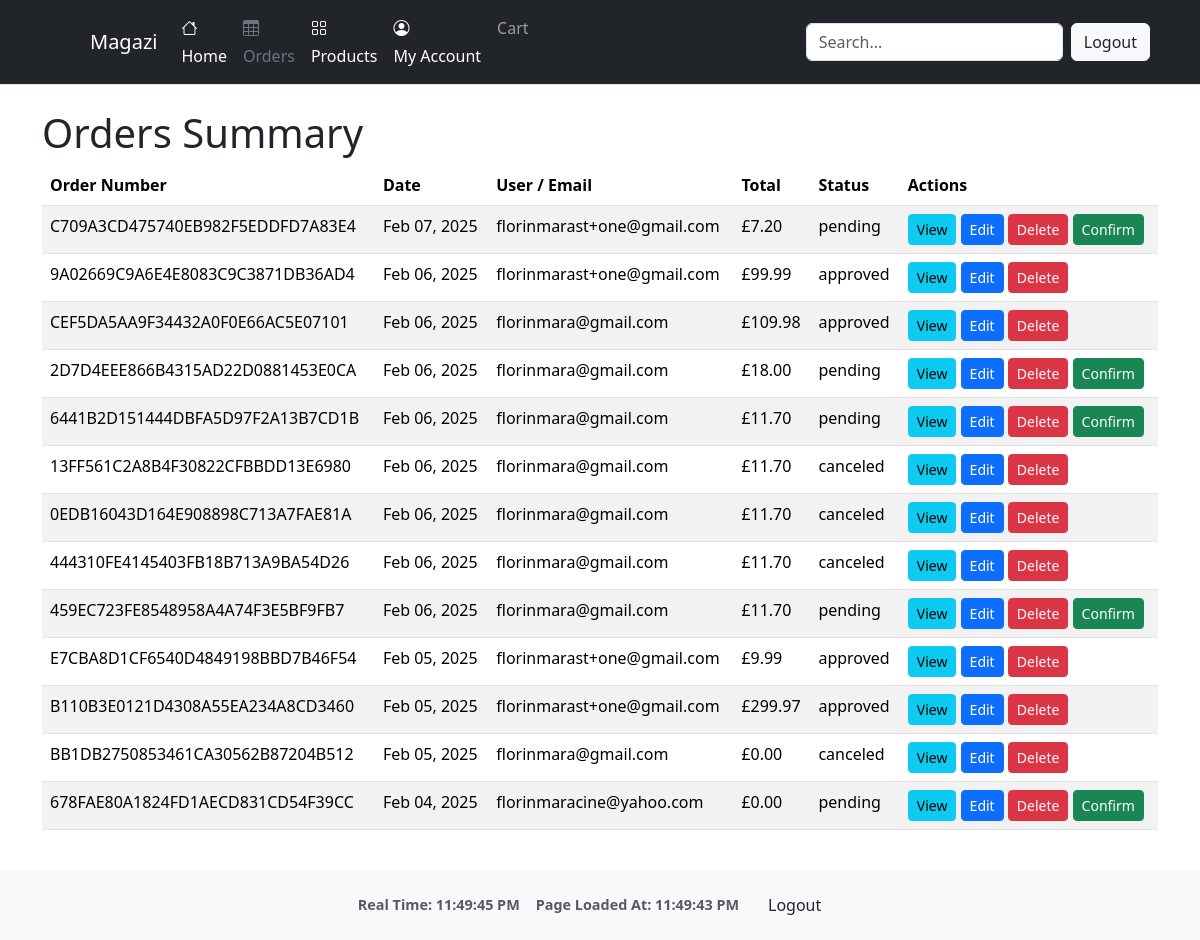
The page /orders/summary/ (signed in) on the database as committed earlier.
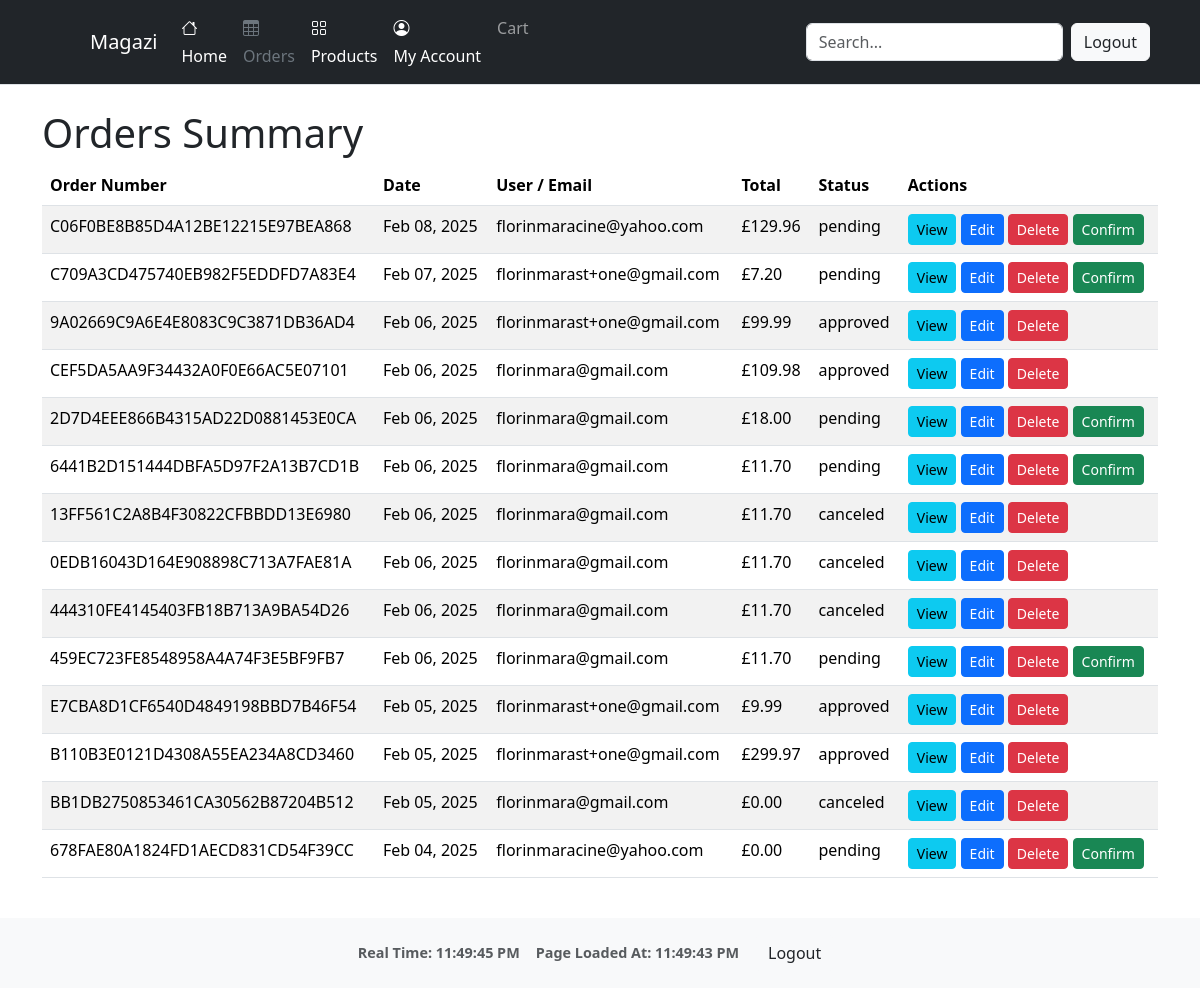
The same page on the database as committed later.
### orders/models.py (models this page shows, shortened)
class Order(models.Model):
    order_number = models.CharField(max_length=32, null=False, editable=False)
    user = models.ForeignKey(settings.AUTH_USER_MODEL, on_delete=models.SET_NULL, null=True, blank=True)
    full_name = models.CharField(max_length=50, null=False, blank=False)
    email = models.EmailField(max_length=254, null=False, blank=False)
    phone_number = models.CharField(max_length=20, null=False, blank=False)
    country = CountryField(blank_label='Country *', null=False, blank=False)
    postcode = models.CharField(max_length=20, null=True, blank=True)
    town_or_city = models.CharField(max_length=40, null=False, blank=False)
    street_address1 = models.CharField(max_length=80, null=False, blank=False)
    street_address2 = models.CharField(max_length=80, null=True, blank=True)
    county = models.CharField(max_length=80, null=True, blank=True)
    date = models.DateTimeField(auto_now_add=True)
    delivery_cost = models.DecimalField(max_digits=6, decimal_places=2, null=False, default=0)
    order_total = models.DecimalField(max_digits=10, decimal_places=2, null=False, default=0)
    grand_total = models.DecimalField(max_digits=10, decimal_places=2, null=False, default=0)
    stripe_pid = models.CharField(max_length=254, null=False, blank=False, default='')
    status = models.CharField(max_length=20, default='pending')  # e.g. pending, delivered, canceled
    comments = models.TextField(blank=True)

### orders/views.py (the view)
# urls.py: path('summary/', views.orders_summary, name='orders_summary'),
@login_required
def orders_summary(request):
    user = request.user
    if user.is_staff or user.groups.filter(name="seller").exists():
        orders = Order.objects.all().order_by('-date')
        role = 'admin_or_seller'
    else:
        orders = Order.objects.filter(user=user).order_by('-date')
        role = 'client'
    context = {
        'orders': orders,
        'role': role,
    }
    return render(request, 'orders/orders_summary.html', context)

### cart/context.py (called while the page is built, shortened)
def cart_summary(request):
    cart = request.session.get('cart', {})
    cart_items = []
    total = 0
    return {'cart_total': total, 'cart_items': cart_items}

### orders/templates/orders/orders_summary.html
{% extends "base.html" %}
{% load static %}
{% block content %}
<div class="container my-4">
  <h1>Orders Summary</h1>
  {% if orders %}
    <table class="table table-striped">
      <thead>
        <tr>
          <th>Order Number</th>
          <th>Date</th>
          <th>User / Email</th>
          <th>Total</th>
          <th>Status</th>
          <th>Actions</th>
        </tr>
      </thead>
      <tbody>
        {% for order in orders %}
        <tr>
          <td>{{ order.order_number }}</td>
          <td>{{ order.date|date:"M d, Y" }}</td>
          <td>
            {% if order.user %}
              {{ order.user.email }}
            {% else %}
              {{ order.email }}
            {% endif %}
          </td>
          <td>£{{ order.grand_total }}</td>
          <td>{{ order.status }}</td>
          <td>
            <a href="{% url 'orders:order_detail' order.order_number %}" class="btn btn-sm btn-info">View</a>
            {% if role == 'admin_or_seller' %}
              <a href="{% url 'orders:order_edit' order.order_number %}" class="btn btn-sm btn-primary">Edit</a>
              <a href="{% url 'orders:order_delete' order.order_number %}" class="btn btn-sm btn-danger">Delete</a>
              {% if order.status == "pending" %}
                <a href="{% url 'orders:confirm_order' order.order_number %}" class="btn btn-sm btn-success">Confirm</a>
              {% endif %}
            {% elif role == 'client' %}
              {% if order.status == "pending" %}
                <a href="{% url 'orders:cancel_order' order.order_number %}" class="btn btn-sm btn-warning">Cancel</a>
                <a href="{% url 'orders:order_alter' order.order_number %}" class="btn btn-sm btn-secondary">Alter</a>
              {% endif %}
            {% endif %}
          </td>
        </tr>
        {% endfor %}
      </tbody>
    </table>
  {% else %}
    <p>No orders found.</p>
  {% endif %}
</div>
{% endblock %}

Rows that differ between the two databases and show on the page:
added Order: order_number "C06F0BE8B85D4A12BE12215E97BEA868", date "Feb 08, 2025", user.email "florinmaracine@yahoo.com", grand_total "129.96", status "pending", shows "Confirm"
